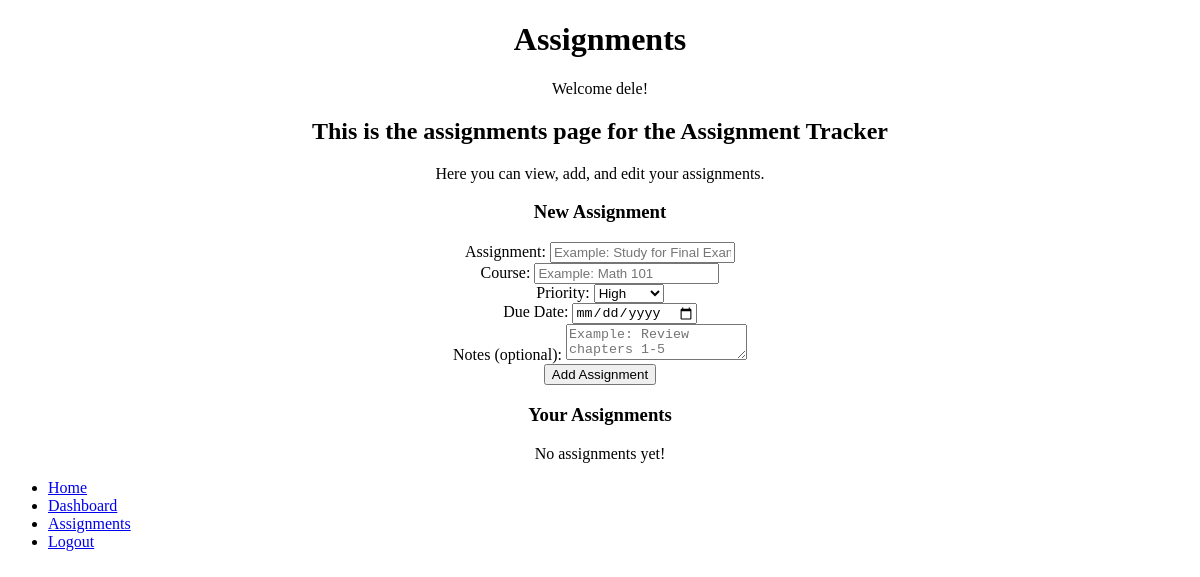
The page /assignments (signed in) on the database as committed earlier.
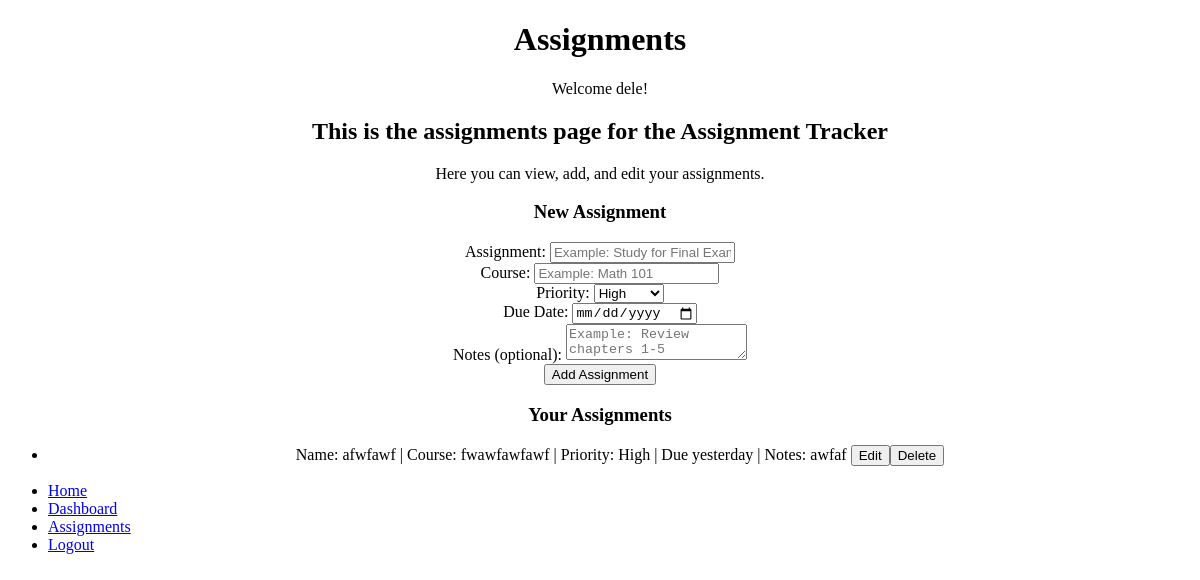
The same page on the database as committed later.
### app/models.py (models this page shows, shortened)
class User(db.Model, UserMixin):
    id = db.Column(db.Integer, primary_key=True)
    email = db.Column(db.String(150), unique=True)
    username = db.Column(db.String(150), unique=True)
    password = db.Column(db.String(1000))
    assignments = db.relationship("Assignment")

class Assignment(db.Model):
    id = db.Column(db.Integer, primary_key=True)
    name = db.Column(db.String(150))
    course = db.Column(db.String(150))
    priority = db.Column(db.String(150))
    due_date = db.Column(db.Date)
    notes = db.Column(db.String(10000))
    completion_status = db.Column(db.Boolean, default=False)
    student = db.Column(db.Integer, db.ForeignKey('user.id'))
    def days_until_due(self):
        try:
            return (self.due_date - date.today()).days
        except ValueError:
            return 9999
    def due_label(self):
        days = self.days_until_due()
        if days < -1:
            return f"Overdue by {abs(days)}d"
        elif days == -1:
            return f"Due yesterday"
        elif days == 0:
            return "Due today"
        elif days == 1:
            return "Due tomorrow"
        elif 1 < days <= 6:
            return f"Due in {days}s"
        elif days ==7:
            return "Due in 1 week"
        else:
            return f"Due date: {self.due_date.strftime('%m/%d/%Y')}"

### app/dashboard/routes.py (the view, shortened to what this page needs)
@views.route("/assignments", methods = ["GET", "POST"])
@login_required
def assignments():
    return render_template("assignments.html", user=current_user)

### app/__init__.py (called while the page is built)
def create_app():
    app = Flask(__name__)
    app.config['SECRET_KEY'] = os.environ.get("SECRET_KEY")
    app.config['SQLALCHEMY_DATABASE_URI'] = 'sqlite:///database.db'
    db.init_app(app)
    from app.auth.routes import auth
    from app.dashboard.routes import views
    app.register_blueprint(auth, url_prefix="/auth")
    app.register_blueprint(views, url_prefix="/")
    from .models import User, Assignment
    login_manager = LoginManager()
    login_manager.login_view = "auth.login"
    login_manager.init_app(app)
    @login_manager.user_loader
    def load_user(id):
        return User.query.get(int(id))
    if not path.exists('app/' + "database.db"):
        with app.app_context():
            db.create_all()
        print('Created Database!')
    return app

### app/templates/assignments.html (shortened to what this page needs)
{% extends "index.html" %}
{% block content %}
    <div align="center">
        <h1>Assignments</h1>
        <p>Welcome {{ user.username }}!</p>
        <h2>This is the assignments page for the Assignment Tracker</h2>
        <p>Here you can view, add, and edit your assignments.</p>
    </div>
    <div align="center">
        <form method="POST">
            <h3>New Assignment</h3>
            <label for="name">Assignment:</label>
            <input type="text" name="name" id="name" placeholder="Example: Study for Final Exam" required><br>
            <label for="course">Course:</label>
            <input type="text" name="course" id="course" placeholder="Example: Math 101" required><br>
            <label for="priority">Priority:</label>
            <select name="priority" id="priority" required>
                <option value="High" selected>High</option>
            </select><br>
            <label for="due_date">Due Date:</label>
            <input type="date" name="due_date" id="due_date" required><br>
            <label for="notes">Notes (optional):</label>
            <textarea name="notes" id="notes" placeholder="Example: Review chapters 1-5"></textarea><br>
            <input type="submit" value="Add Assignment">
        </form>
    </div>
    <div align="center">
        <h3>Your Assignments</h3>
        {% if not user.assignments %}
            <p>No assignments yet!</p>
        {% endif %}
        <ul id="assignments">
            {% for assignment in user.assignments %}
            <li>Name: {{ assignment.name }} | Course: {{ assignment.course }} | Priority: {{ assignment.priority }} | {{ assignment.due_label()}} | Notes: {{ assignment.notes }}<form method="POST" action="/delete-assignment/{{ assignment.id }}" style="display: inline;">
                <input type="button" value="Edit" onclick="window.location.href='/edit-assignment/{{ assignment.id }}'"><input type="submit" value="Delete">
            </form></li>
            {% endfor %}
        </ul>
    </div>
{% endblock %}

### app/templates/index.html (shortened to what this page needs)
<!DOCTYPE html>
<html lang="en">
    <head>
        <link rel="stylesheet" href="{{ url_for('static', filename='style.css') }}">
    </head>
    <body>
        <div>
            {% block content %}{% endblock %}
            <nav>
                {% if user.is_authenticated %}
                <ul>
                    <li><a href="/">Home</a></li>
                    <li><a href="/dashboard">Dashboard</a></li>
                    <li><a href="/assignments">Assignments</a></li>
                    <li><a href="/auth/logout">Logout</a></li>
                </ul>
                {% else %}
                <ul>
                    <li><a href="/">Home</a></li>
                    <li><a href="/auth/login">Login</a></li>
                    <li><a href="/auth/sign-up">Sign Up</a></li>
                </ul>
                {% endif %}
            </nav>
        </div>
    </body>
</html>

Rows that differ between the two databases and show on the page:
added Assignment: name "afwfawf", course "fwawfawfawf", priority "High", due_label "Due yesterday", notes "awfaf"
Other text that changed with them:
text no longer shown: "No assignments yet!"
